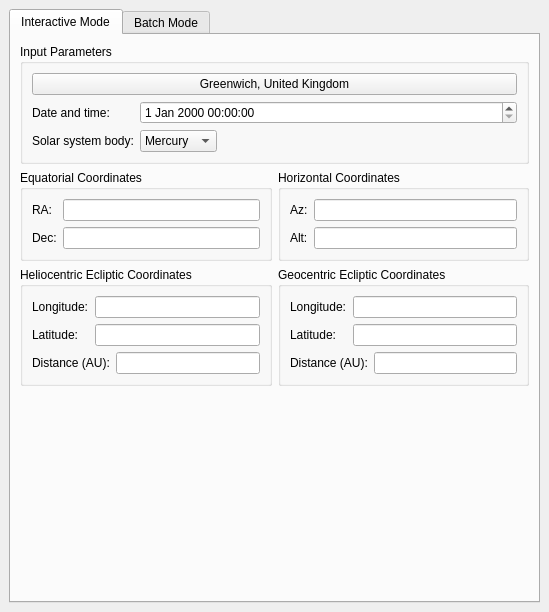
<ui version="4.0" >
 <class>modCalcPlanetsDlg</class>
 <widget class="QWidget" name="modCalcPlanetsDlg" >
  <property name="geometry" >
   <rect>
    <x>0</x>
    <y>0</y>
    <width>549</width>
    <height>612</height>
   </rect>
  </property>
  <layout class="QVBoxLayout" >
   <property name="spacing" >
    <number>6</number>
   </property>
   <property name="margin" >
    <number>9</number>
   </property>
   <item>
    <widget class="KTabWidget" name="tabWidget" >
     <property name="currentIndex" >
      <number>0</number>
     </property>
     <widget class="QWidget" name="interact" >
      <property name="geometry" >
       <rect>
        <x>0</x>
        <y>0</y>
        <width>519</width>
        <height>556</height>
       </rect>
      </property>
      <attribute name="title" >
       <string>Interactive Mode</string>
      </attribute>
      <layout class="QVBoxLayout" >
       <property name="spacing" >
        <number>6</number>
       </property>
       <property name="margin" >
        <number>9</number>
       </property>
       <item>
        <widget class="QGroupBox" name="groupBox" >
         <property name="title" >
          <string>Input Parameters</string>
         </property>
         <layout class="QHBoxLayout" >
          <property name="spacing" >
           <number>6</number>
          </property>
          <property name="margin" >
           <number>9</number>
          </property>
          <item>
           <layout class="QGridLayout" >
            <property name="margin" >
             <number>0</number>
            </property>
            <property name="spacing" >
             <number>6</number>
            </property>
            <item row="1" column="0" >
             <widget class="QLabel" name="label" >
              <property name="text" >
               <string>Date and time:</string>
              </property>
             </widget>
            </item>
            <item row="0" column="0" colspan="3" >
             <widget class="KPushButton" name="LocationButton" >
              <property name="text" >
               <string>Greenwich, United Kingdom</string>
              </property>
             </widget>
            </item>
            <item row="2" column="0" >
             <widget class="QLabel" name="textLabel1" >
              <property name="sizePolicy" >
               <sizepolicy vsizetype="Preferred" hsizetype="Minimum" >
                <horstretch>0</horstretch>
                <verstretch>0</verstretch>
               </sizepolicy>
              </property>
              <property name="text" >
               <string>Solar system body:</string>
              </property>
             </widget>
            </item>
            <item row="2" column="2" >
             <spacer>
              <property name="orientation" >
               <enum>Qt::Horizontal</enum>
              </property>
              <property name="sizeType" >
               <enum>QSizePolicy::Expanding</enum>
              </property>
              <property name="sizeHint" stdset="0" >
               <size>
                <width>151</width>
                <height>21</height>
               </size>
              </property>
             </spacer>
            </item>
            <item row="2" column="1" >
             <widget class="KComboBox" name="PlanetComboBox" >
              <property name="sizePolicy" >
               <sizepolicy vsizetype="Fixed" hsizetype="Preferred" >
                <horstretch>0</horstretch>
                <verstretch>0</verstretch>
               </sizepolicy>
              </property>
              <item>
               <property name="text" >
                <string>Mercury</string>
               </property>
              </item>
              <item>
               <property name="text" >
                <string>Venus</string>
               </property>
              </item>
              <item>
               <property name="text" >
                <string>Earth</string>
               </property>
              </item>
              <item>
               <property name="text" >
                <string>Mars</string>
               </property>
              </item>
              <item>
               <property name="text" >
                <string>Jupiter</string>
               </property>
              </item>
              <item>
               <property name="text" >
                <string>Saturn</string>
               </property>
              </item>
              <item>
               <property name="text" >
                <string>Uranus</string>
               </property>
              </item>
              <item>
               <property name="text" >
                <string>Neptune</string>
               </property>
              </item>
              <item>
               <property name="text" >
                <string>Pluto</string>
               </property>
              </item>
              <item>
               <property name="text" >
                <string>Moon</string>
               </property>
              </item>
              <item>
               <property name="text" >
                <string>Sun</string>
               </property>
              </item>
             </widget>
            </item>
            <item row="1" column="1" colspan="2" >
             <widget class="QDateTimeEdit" name="DateTimeBox" />
            </item>
           </layout>
          </item>
         </layout>
        </widget>
       </item>
       <item>
        <layout class="QHBoxLayout" >
         <property name="spacing" >
          <number>6</number>
         </property>
         <property name="margin" >
          <number>0</number>
         </property>
         <item>
          <widget class="QGroupBox" name="groupBox_2" >
           <property name="title" >
            <string>Equatorial Coordinates</string>
           </property>
           <layout class="QGridLayout" >
            <property name="margin" >
             <number>9</number>
            </property>
            <property name="spacing" >
             <number>6</number>
            </property>
            <item row="1" column="0" >
             <widget class="QLabel" name="label_6" >
              <property name="text" >
               <string>Dec:</string>
              </property>
             </widget>
            </item>
            <item row="0" column="0" >
             <widget class="QLabel" name="label_5" >
              <property name="text" >
               <string>RA:</string>
              </property>
             </widget>
            </item>
            <item row="0" column="1" >
             <widget class="dmsBox" name="RABox" >
              <property name="readOnly" >
               <bool>true</bool>
              </property>
             </widget>
            </item>
            <item row="1" column="1" >
             <widget class="dmsBox" name="DecBox" >
              <property name="readOnly" >
               <bool>true</bool>
              </property>
             </widget>
            </item>
           </layout>
          </widget>
         </item>
         <item>
          <widget class="QGroupBox" name="groupBox_3" >
           <property name="title" >
            <string>Horizontal Coordinates</string>
           </property>
           <layout class="QGridLayout" >
            <property name="margin" >
             <number>9</number>
            </property>
            <property name="spacing" >
             <number>6</number>
            </property>
            <item row="1" column="0" >
             <widget class="QLabel" name="label_8" >
              <property name="text" >
               <string>Alt:</string>
              </property>
             </widget>
            </item>
            <item row="0" column="0" >
             <widget class="QLabel" name="label_7" >
              <property name="text" >
               <string>Az:</string>
              </property>
             </widget>
            </item>
            <item row="0" column="1" >
             <widget class="dmsBox" name="AzBox" >
              <property name="readOnly" >
               <bool>true</bool>
              </property>
             </widget>
            </item>
            <item row="1" column="1" >
             <widget class="dmsBox" name="AltBox" >
              <property name="readOnly" >
               <bool>true</bool>
              </property>
             </widget>
            </item>
           </layout>
          </widget>
         </item>
        </layout>
       </item>
       <item>
        <layout class="QHBoxLayout" >
         <property name="spacing" >
          <number>6</number>
         </property>
         <property name="margin" >
          <number>0</number>
         </property>
         <item>
          <widget class="QGroupBox" name="groupBox_4" >
           <property name="title" >
            <string>Heliocentric Ecliptic Coordinates</string>
           </property>
           <layout class="QGridLayout" >
            <property name="margin" >
             <number>9</number>
            </property>
            <property name="spacing" >
             <number>6</number>
            </property>
            <item row="2" column="2" >
             <widget class="KLineEdit" name="HelioDistBox" >
              <property name="readOnly" >
               <bool>true</bool>
              </property>
             </widget>
            </item>
            <item row="2" column="0" colspan="2" >
             <widget class="QLabel" name="label_11" >
              <property name="text" >
               <string>Distance (AU):</string>
              </property>
             </widget>
            </item>
            <item row="1" column="0" >
             <widget class="QLabel" name="label_10" >
              <property name="text" >
               <string>Latitude:</string>
              </property>
             </widget>
            </item>
            <item row="0" column="0" >
             <widget class="QLabel" name="label_9" >
              <property name="text" >
               <string>Longitude:</string>
              </property>
             </widget>
            </item>
            <item row="0" column="1" colspan="2" >
             <widget class="dmsBox" name="HelioLongBox" >
              <property name="readOnly" >
               <bool>true</bool>
              </property>
             </widget>
            </item>
            <item row="1" column="1" colspan="2" >
             <widget class="dmsBox" name="HelioLatBox" >
              <property name="readOnly" >
               <bool>true</bool>
              </property>
             </widget>
            </item>
           </layout>
          </widget>
         </item>
         <item>
          <widget class="QGroupBox" name="groupBox_5" >
           <property name="title" >
            <string>Geocentric Ecliptic Coordinates</string>
           </property>
           <layout class="QGridLayout" >
            <property name="margin" >
             <number>9</number>
            </property>
            <property name="spacing" >
             <number>6</number>
            </property>
            <item row="2" column="2" >
             <widget class="KLineEdit" name="GeoDistBox" >
              <property name="readOnly" >
               <bool>true</bool>
              </property>
             </widget>
            </item>
            <item row="1" column="1" colspan="2" >
             <widget class="dmsBox" name="GeoLatBox" >
              <property name="readOnly" >
               <bool>true</bool>
              </property>
             </widget>
            </item>
            <item row="0" column="0" >
             <widget class="QLabel" name="label_13" >
              <property name="text" >
               <string>Longitude:</string>
              </property>
             </widget>
            </item>
            <item row="1" column="0" >
             <widget class="QLabel" name="label_14" >
              <property name="text" >
               <string>Latitude:</string>
              </property>
             </widget>
            </item>
            <item row="2" column="0" colspan="2" >
             <widget class="QLabel" name="label_12" >
              <property name="text" >
               <string>Distance (AU):</string>
              </property>
             </widget>
            </item>
            <item row="0" column="1" colspan="2" >
             <widget class="dmsBox" name="GeoLongBox" >
              <property name="readOnly" >
               <bool>true</bool>
              </property>
             </widget>
            </item>
           </layout>
          </widget>
         </item>
        </layout>
       </item>
       <item>
        <spacer>
         <property name="orientation" >
          <enum>Qt::Vertical</enum>
         </property>
         <property name="sizeHint" stdset="0" >
          <size>
           <width>20</width>
           <height>16</height>
          </size>
         </property>
        </spacer>
       </item>
      </layout>
     </widget>
     <widget class="QWidget" name="batch" >
      <property name="geometry" >
       <rect>
        <x>0</x>
        <y>0</y>
        <width>100</width>
        <height>30</height>
       </rect>
      </property>
      <attribute name="title" >
       <string>Batch Mode</string>
      </attribute>
      <layout class="QVBoxLayout" >
       <property name="spacing" >
        <number>6</number>
       </property>
       <property name="margin" >
        <number>9</number>
       </property>
       <item>
        <widget class="QGroupBox" name="groupBox_6" >
         <property name="title" >
          <string>Select Parameters in Input File</string>
         </property>
         <layout class="QVBoxLayout" >
          <property name="spacing" >
           <number>6</number>
          </property>
          <property name="margin" >
           <number>9</number>
          </property>
          <item>
           <layout class="QHBoxLayout" >
            <property name="spacing" >
             <number>6</number>
            </property>
            <property name="margin" >
             <number>0</number>
            </property>
            <item>
             <widget class="QCheckBox" name="PlanetCheckBatch" >
              <property name="text" >
               <string>Solar system body:</string>
              </property>
              <property name="checked" >
               <bool>false</bool>
              </property>
             </widget>
            </item>
            <item>
             <widget class="KComboBox" name="PlanetComboBoxBatch" >
              <item>
               <property name="text" >
                <string>Mercury</string>
               </property>
              </item>
              <item>
               <property name="text" >
                <string>Venus</string>
               </property>
              </item>
              <item>
               <property name="text" >
                <string>Earth</string>
               </property>
              </item>
              <item>
               <property name="text" >
                <string>Mars</string>
               </property>
              </item>
              <item>
               <property name="text" >
                <string>Jupiter</string>
               </property>
              </item>
              <item>
               <property name="text" >
                <string>Saturn</string>
               </property>
              </item>
              <item>
               <property name="text" >
                <string>Uranus</string>
               </property>
              </item>
              <item>
               <property name="text" >
                <string>Neptune</string>
               </property>
              </item>
              <item>
               <property name="text" >
                <string>Pluto</string>
               </property>
              </item>
              <item>
               <property name="text" >
                <string>Moon</string>
               </property>
              </item>
              <item>
               <property name="text" >
                <string>Sun</string>
               </property>
              </item>
             </widget>
            </item>
            <item>
             <spacer>
              <property name="orientation" >
               <enum>Qt::Horizontal</enum>
              </property>
              <property name="sizeHint" stdset="0" >
               <size>
                <width>40</width>
                <height>20</height>
               </size>
              </property>
             </spacer>
            </item>
           </layout>
          </item>
          <item>
           <layout class="QHBoxLayout" >
            <property name="spacing" >
             <number>6</number>
            </property>
            <property name="margin" >
             <number>0</number>
            </property>
            <item>
             <layout class="QGridLayout" >
              <property name="margin" >
               <number>0</number>
              </property>
              <property name="spacing" >
               <number>6</number>
              </property>
              <item row="0" column="0" >
               <widget class="QCheckBox" name="UTCheckBatch" >
                <property name="text" >
                 <string>UT:</string>
                </property>
                <property name="checked" >
                 <bool>false</bool>
                </property>
               </widget>
              </item>
              <item row="0" column="1" >
               <widget class="QTimeEdit" name="UTBoxBatch" />
              </item>
              <item row="1" column="0" >
               <widget class="QCheckBox" name="DateCheckBatch" >
                <property name="text" >
                 <string>Date:</string>
                </property>
                <property name="checked" >
                 <bool>false</bool>
                </property>
               </widget>
              </item>
              <item row="1" column="1" >
               <widget class="QDateEdit" name="DateBoxBatch" />
              </item>
             </layout>
            </item>
            <item>
             <spacer>
              <property name="orientation" >
               <enum>Qt::Horizontal</enum>
              </property>
              <property name="sizeHint" stdset="0" >
               <size>
                <width>40</width>
                <height>20</height>
               </size>
              </property>
             </spacer>
            </item>
            <item>
             <layout class="QGridLayout" >
              <property name="margin" >
               <number>0</number>
              </property>
              <property name="spacing" >
               <number>6</number>
              </property>
              <item row="1" column="0" >
               <widget class="QCheckBox" name="LatCheckBatch" >
                <property name="text" >
                 <string>Latitude:</string>
                </property>
                <property name="checked" >
                 <bool>false</bool>
                </property>
               </widget>
              </item>
              <item row="0" column="0" >
               <widget class="QCheckBox" name="LongCheckBatch" >
                <property name="text" >
                 <string>Longitude:</string>
                </property>
                <property name="checked" >
                 <bool>false</bool>
                </property>
               </widget>
              </item>
              <item row="0" column="1" >
               <widget class="dmsBox" name="LongBoxBatch" />
              </item>
              <item row="1" column="1" >
               <widget class="dmsBox" name="LatBoxBatch" />
              </item>
             </layout>
            </item>
           </layout>
          </item>
         </layout>
        </widget>
       </item>
       <item>
        <widget class="QGroupBox" name="groupBox_7" >
         <property name="title" >
          <string>Select Coordinate System for Output File</string>
         </property>
         <layout class="QGridLayout" >
          <property name="margin" >
           <number>9</number>
          </property>
          <property name="spacing" >
           <number>6</number>
          </property>
          <item row="0" column="0" >
           <widget class="QCheckBox" name="HelioEclCheckBatch" >
            <property name="text" >
             <string>Heliocentric ecliptic</string>
            </property>
            <property name="checked" >
             <bool>false</bool>
            </property>
           </widget>
          </item>
          <item row="0" column="1" >
           <widget class="QCheckBox" name="EquatorialCheckBatch" >
            <property name="text" >
             <string>Equatorial</string>
            </property>
            <property name="checked" >
             <bool>true</bool>
            </property>
           </widget>
          </item>
          <item row="1" column="0" >
           <widget class="QCheckBox" name="GeoEclCheckBatch" >
            <property name="text" >
             <string>Geocentric ecliptic</string>
            </property>
            <property name="checked" >
             <bool>false</bool>
            </property>
           </widget>
          </item>
          <item row="1" column="1" >
           <widget class="QCheckBox" name="HorizontalCheckBatch" >
            <property name="text" >
             <string>Horizontal </string>
            </property>
            <property name="checked" >
             <bool>false</bool>
            </property>
           </widget>
          </item>
         </layout>
        </widget>
       </item>
       <item>
        <widget class="QGroupBox" name="groupBox_8" >
         <property name="title" >
          <string>Other Parameters for Output File</string>
         </property>
         <layout class="QHBoxLayout" >
          <property name="spacing" >
           <number>6</number>
          </property>
          <property name="margin" >
           <number>9</number>
          </property>
          <item>
           <widget class="QRadioButton" name="AllRadioBatch" >
            <property name="text" >
             <string>All parameters</string>
            </property>
           </widget>
          </item>
          <item>
           <widget class="QRadioButton" name="InputRadioBatch" >
            <property name="text" >
             <string>Only parameters in input file</string>
            </property>
            <property name="checked" >
             <bool>true</bool>
            </property>
           </widget>
          </item>
         </layout>
        </widget>
       </item>
       <item>
        <widget class="QGroupBox" name="groupBox_9" >
         <property name="title" >
          <string>Select Filenames</string>
         </property>
         <layout class="QGridLayout" >
          <property name="margin" >
           <number>9</number>
          </property>
          <property name="spacing" >
           <number>6</number>
          </property>
          <item row="1" column="1" >
           <widget class="KUrlRequester" name="OutputFileBoxBatch" />
          </item>
          <item row="0" column="1" >
           <widget class="KUrlRequester" name="InputFileBoxBatch" />
          </item>
          <item row="1" column="0" >
           <widget class="QLabel" name="label_16" >
            <property name="text" >
             <string>Output:</string>
            </property>
           </widget>
          </item>
          <item row="0" column="0" >
           <widget class="QLabel" name="label_15" >
            <property name="text" >
             <string>Input:</string>
            </property>
           </widget>
          </item>
         </layout>
        </widget>
       </item>
       <item>
        <layout class="QHBoxLayout" >
         <property name="spacing" >
          <number>6</number>
         </property>
         <property name="margin" >
          <number>0</number>
         </property>
         <item>
          <spacer>
           <property name="orientation" >
            <enum>Qt::Horizontal</enum>
           </property>
           <property name="sizeType" >
            <enum>QSizePolicy::Expanding</enum>
           </property>
           <property name="sizeHint" stdset="0" >
            <size>
             <width>151</width>
             <height>21</height>
            </size>
           </property>
          </spacer>
         </item>
         <item>
          <widget class="KPushButton" name="RunButtonBatch" >
           <property name="sizePolicy" >
            <sizepolicy vsizetype="Preferred" hsizetype="Expanding" >
             <horstretch>0</horstretch>
             <verstretch>0</verstretch>
            </sizepolicy>
           </property>
           <property name="text" >
            <string>Run</string>
           </property>
          </widget>
         </item>
         <item>
          <spacer>
           <property name="orientation" >
            <enum>Qt::Horizontal</enum>
           </property>
           <property name="sizeType" >
            <enum>QSizePolicy::Expanding</enum>
           </property>
           <property name="sizeHint" stdset="0" >
            <size>
             <width>131</width>
             <height>21</height>
            </size>
           </property>
          </spacer>
         </item>
        </layout>
       </item>
       <item>
        <spacer>
         <property name="orientation" >
          <enum>Qt::Vertical</enum>
         </property>
         <property name="sizeHint" stdset="0" >
          <size>
           <width>20</width>
           <height>40</height>
          </size>
         </property>
        </spacer>
       </item>
      </layout>
     </widget>
    </widget>
   </item>
  </layout>
 </widget>
 <customwidgets>
  <customwidget>
   <class>KComboBox</class>
   <extends>QComboBox</extends>
   <header>kcombobox.h</header>
  </customwidget>
  <customwidget>
   <class>KLineEdit</class>
   <extends>QLineEdit</extends>
   <header>klineedit.h</header>
  </customwidget>
  <customwidget>
   <class>KPushButton</class>
   <extends>QPushButton</extends>
   <header>kpushbutton.h</header>
  </customwidget>
  <customwidget>
   <class>KTabWidget</class>
   <extends>QTabWidget</extends>
   <header>ktabwidget.h</header>
   <container>1</container>
  </customwidget>
  <customwidget>
   <class>KUrlRequester</class>
   <extends>QFrame</extends>
   <header>kurlrequester.h</header>
  </customwidget>
  <customwidget>
   <class>dmsBox</class>
   <extends>KLineEdit</extends>
   <header>widgets/dmsbox.h</header>
  </customwidget>
 </customwidgets>
 <tabstops>
  <tabstop>tabWidget</tabstop>
  <tabstop>LocationButton</tabstop>
  <tabstop>PlanetComboBox</tabstop>
  <tabstop>RABox</tabstop>
  <tabstop>DecBox</tabstop>
  <tabstop>AzBox</tabstop>
  <tabstop>AltBox</tabstop>
  <tabstop>HelioLongBox</tabstop>
  <tabstop>HelioLatBox</tabstop>
  <tabstop>HelioDistBox</tabstop>
  <tabstop>GeoLongBox</tabstop>
  <tabstop>GeoLatBox</tabstop>
  <tabstop>GeoDistBox</tabstop>
  <tabstop>PlanetComboBoxBatch</tabstop>
  <tabstop>UTCheckBatch</tabstop>
  <tabstop>UTBoxBatch</tabstop>
  <tabstop>DateCheckBatch</tabstop>
  <tabstop>LatCheckBatch</tabstop>
  <tabstop>LongCheckBatch</tabstop>
  <tabstop>LongBoxBatch</tabstop>
  <tabstop>LatBoxBatch</tabstop>
  <tabstop>HelioEclCheckBatch</tabstop>
  <tabstop>EquatorialCheckBatch</tabstop>
  <tabstop>GeoEclCheckBatch</tabstop>
  <tabstop>HorizontalCheckBatch</tabstop>
  <tabstop>AllRadioBatch</tabstop>
  <tabstop>InputRadioBatch</tabstop>
  <tabstop>OutputFileBoxBatch</tabstop>
  <tabstop>InputFileBoxBatch</tabstop>
  <tabstop>RunButtonBatch</tabstop>
  <tabstop>PlanetCheckBatch</tabstop>
 </tabstops>
 <resources/>
 <connections/>
</ui>
